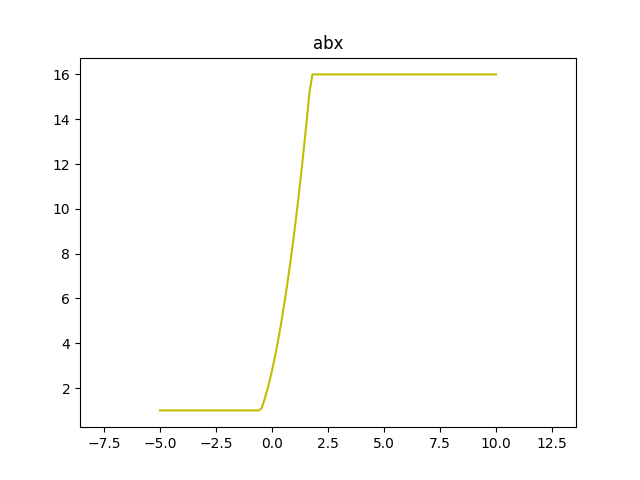

This figure's Python source:
import numpy as np
import matplotlib.pyplot as plt


def abx(a: int, b: int, steps: int):


    
    y = np.linspace(-5, 15, steps)
    for i in range(len(y)):
        if y[i] < a:
            y[i] = a**2

        elif y[i] > b:
            y[i] = b**2

        else:
            y[i] = y[i]**2

    x = np.linspace(-5, 10, steps)



    plt.plot(x, y, marker = '', color = 'y')
    plt.title('abx')
    plt.axis('equal')
    plt.savefig('dop_task_3.png')

    print(x)
    print(y)

abx(1, 4, 120)
